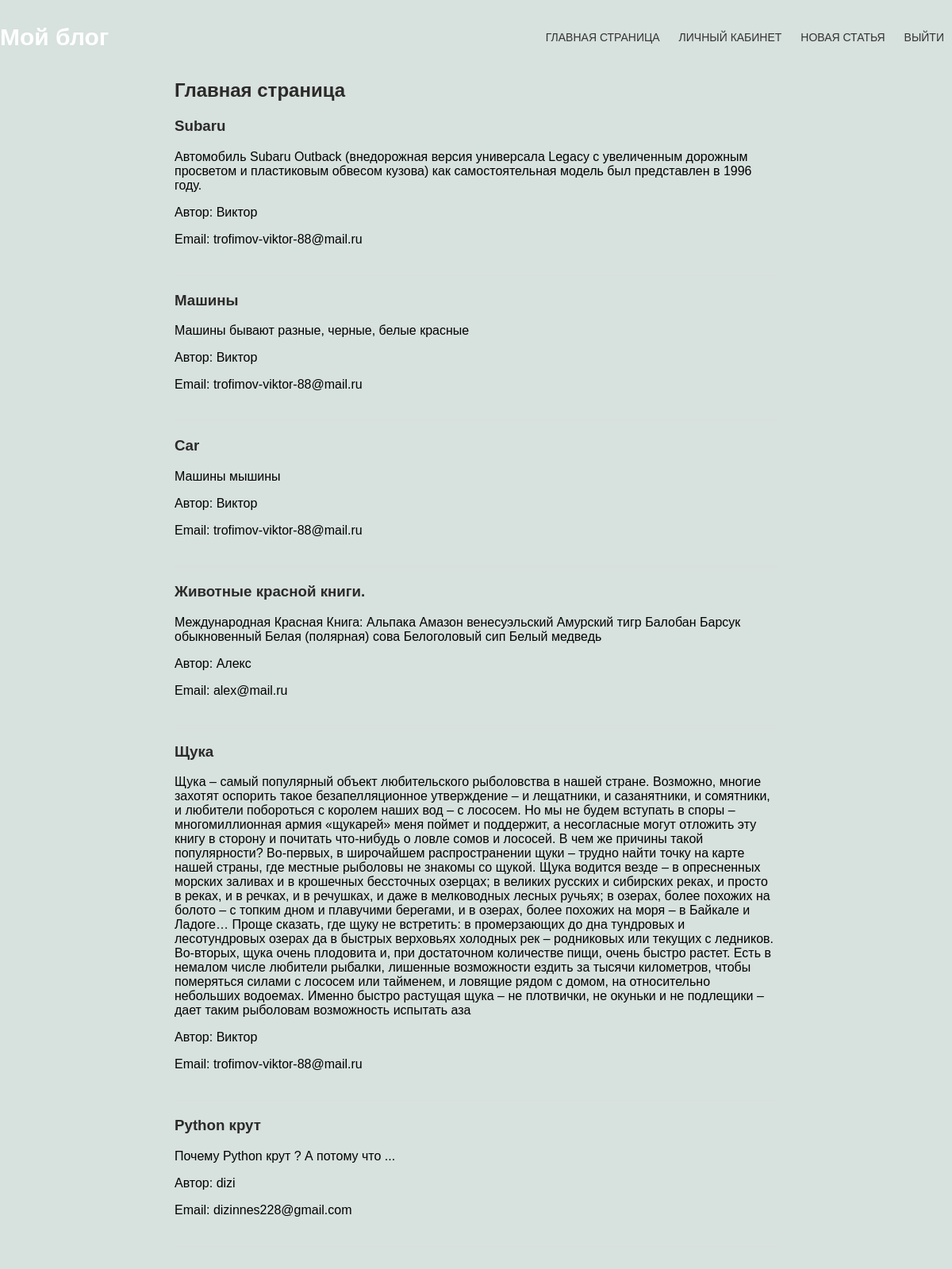
Page / (signed in) on the committed database.
### models.py (models this page shows)
class Post(db.Model):
    id = db.Column(db.Integer, primary_key=True)
    title = db.Column(db.String(200), nullable=False)
    content = db.Column(db.Text, nullable=False)
    user_id = db.Column(db.Integer, db.ForeignKey('user.id'), nullable=False)

class User(db.Model, UserMixin):
    id = db.Column(db.Integer, primary_key=True)
    username = db.Column(db.String(100), unique=True, nullable=False)
    email = db.Column(db.String(120), unique=True, nullable=False)
    password = db.Column(db.String(100), nullable=False)
    posts = db.relationship('Post', backref='author', lazy=True)

### main.py (the view)
@app.route('/')
def home():
    posts = Post.query.all()
    return render_template('home.html', posts=posts)

### main.py (called while the page is built)
@login_manager.user_loader
def load_user(user_id):
    return User.query.get(int(user_id))

### templates/home.html (shortened to what this page needs)
{% extends 'base.html' %}
{% block content %}
 <main>
        <h2>Главная страница</h2>
        {% if current_user.is_authenticated %}
            {% for post in posts %}
                <article>
                    <h3>{{ post.title }}</h3>
                    <p>{{ post.content }}</p>
                    <p>Автор: {{ post.author.username }}</p>
                    <p>Email: {{ post.author.email }}</p>
                </article>
            {% endfor %}
        {% else %}
        <h2>Войдите в свой аккаунт или зарегистрируйтесь.</h2>
        {% endif %}
    </main>
{% endblock %}

### templates/base.html (shortened to what this page needs)
<!DOCTYPE html>
<html lang="en">
<head>
    <link rel="stylesheet" href="{{ url_for('static', filename='styles.css') }}">
</head>
<body>
    <header class="header">
        <div class="container">
            <div class="header_inner">
                <div class="header_logo">Мой блог</div>
                <nav class="nav">
                    {% if current_user.is_authenticated %}
                        <a class="nav__link active" href="{{ url_for('home') }}">Главная страница</a>
                        <a class="nav__link" href="{{ url_for('dashboard') }}">Личный кабинет</a>
                        <a class="nav__link" href="{{ url_for('add_post') }}">Новая статья</a>
                        <a class="nav__link" href="{{ url_for('logout') }}">Выйти</a>
                    {% else %}
                        <a class="nav__link" href="{{ url_for('login') }}">Авторизация</a>
                        <a class="nav__link" href="{{ url_for('register') }}">Регистрация</a>
                    {% endif %}
                </nav>
            </div>
        </div>
    </header>
    <main>
        {% if current_user.is_authenticated %}
            {% block content %}
            {% endblock %}
        {% else %}
            {% block login %}
            {% endblock %}
            {% block register %}
            {% endblock %}
        {% endif %}
    </main>
</body>
</html>

### static/styles.css (style rules this page uses)
body { font-family: Arial, sans-serif; margin: 0; padding: 0; display: inline; background-color: #d7e1de; }
.header { padding-top: 30px; width: 100%; position: absolute; top: 0; left: 0; right: 0; z-index: 1000; }
.header_inner { display: flex; justify-content: space-between; align-items: center; }
.header_logo { font-size: 30px; font-weight: 700; color: #fff; }
.nav { font-size: 14px; text-transform: uppercase; }
.nav__link { display: inline; vertical-align: top; margin: 0 10px; color: #333; text-decoration: none; transition: color .1s linear; position: relative; }
.nav__link::after { content: ""; display: block; width: 100%; height: 3px; opacity: 0; background-color: #fce38a; position: absolute; top: 100%; left: 0; z-index: 1; transition: opacity .1s linear; }
main { max-width: 800px; margin: 20px auto; padding: 20px; }
article { border-bottom: 1px solid #ddd; margin-bottom: 20px; padding-bottom: 20px; }
h1, h2, h3 { color: #2b2a29; }

### rows in the picture
Post: title "Subaru", content "Автомобиль Subaru Outback (внедорожная версия универсала Legacy с увеличенным дорожным просветом и пластиковым обвесом кузова) как самостоятельная модель был представлен в 1996 году.", author.username "Виктор", author.email "trofimov-viktor-88@mail.ru"
Post: title "Машины", content "Машины бывают разные, черные, белые красные", author.username "Виктор", author.email "trofimov-viktor-88@mail.ru"
Post: title "Car", content "Машины мышины", author.username "Виктор", author.email "trofimov-viktor-88@mail.ru"
Post: title "Животные красной книги.", content "Международная Красная Книга: Альпака Амазон венесуэльский Амурский тигр Балобан Барсук обыкновенный Белая (полярная) сова Белоголовый сип Белый медведь", author.username "Алекс", author.email "alex@mail.ru"
Post: title "Щука", content "Щука – самый популярный объект любительского рыболовства в нашей стране. Возможно, многие захотят оспорить такое безапелляционное утверждение – и лещатники, и сазанятники, и сомятники, и любители побороться с королем наших вод – с лососем. Но мы не будем вступать в споры – многомиллионная армия «щукарей» меня поймет и поддержит, а несогласные могут отложить эту книгу в сторону и почитать что-нибудь о ловле сомов и лососей. В чем же причины такой популярности? Во-первых, в широчайшем распространении щуки – трудно найти точку на карте нашей страны, где местные рыболовы не знакомы со щукой. Щука водится везде – в опресненных морских заливах и в крошечных бессточных озерцах; в великих русских и…", author.username "Виктор", author.email "trofimov-viktor-88@mail.ru"
Post: title "Python крут", content "Почему Python крут ? А потому что ...", author.username "dizi", author.email "dizinnes228@gmail.com"
